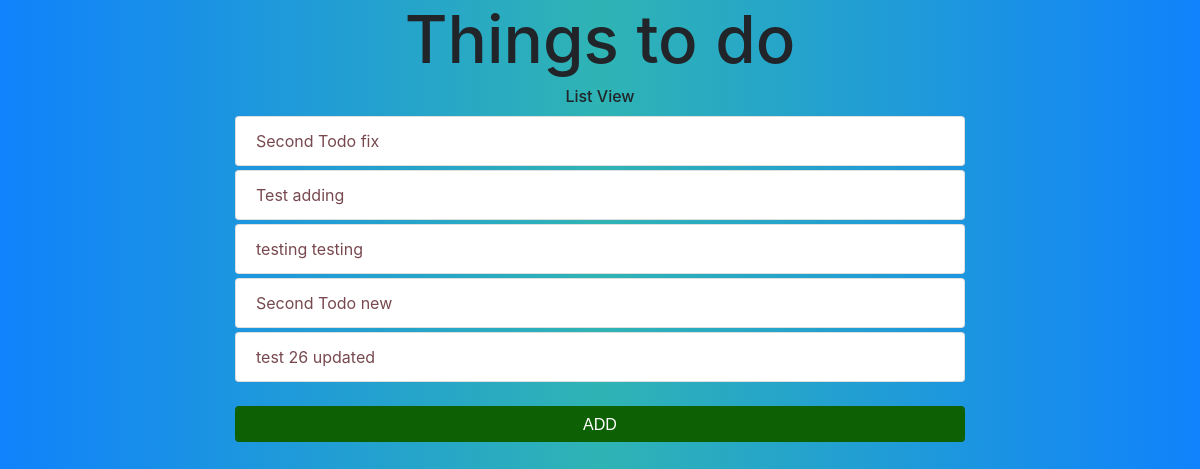
The app's page /, older data.
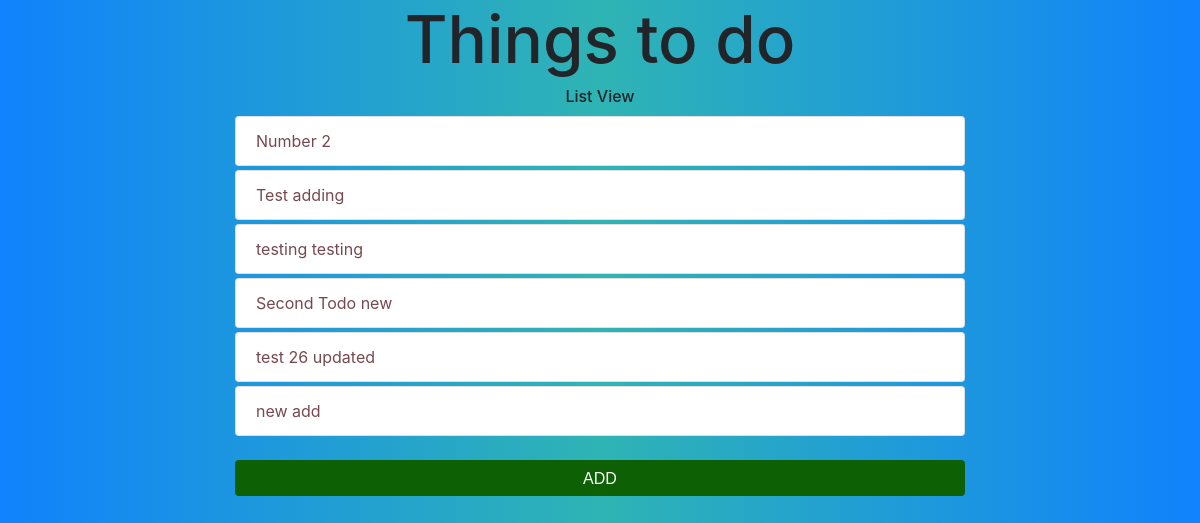
The same page, newer data.
### todoapp/models.py (models this page shows, shortened)
class Todo(models.Model):
    title = models.CharField(max_length=200)
    text = models.TextField()
    created_at = models.DateTimeField(default=datetime.now, blank=True)

### todoapp/views.py (the view)
# urls.py: url(r'^$', views.index, name='index'),
def index(request):
    todoapp = Todo.objects.all()[:100]
    context = {
        'todoapp': todoapp
    }
    return render(request, 'index.html', context)

### todoapp/templates/index.html
{% include 'partials/header.html' %}
<nav class="nav justify-content-center">
    <h6>List View</h6>
</nav>
<div class="container-fluid wrapper">
    <ul class="list-group">
        {% for todo in todoapp %}
            <li class="list-group-item"><a href="/todoapp/details/{{todo.id}}">{{todo.title}}</a></li>
        {% endfor %}
    </ul>
    <br>
    <div class="nav justify-content-center">
        <nav class="nav nav-pills nav-justified">
            <a class="nav-item nav-link button add-button" href="/todoapp/add">ADD</a>
        </nav>
    </div>
</div>
{% include 'partials/footer.html' %}

Row changes from the older to the newer data that the page shows:
changed Todo: title "Second Todo fix" → "Number 2"
added Todo: title "new add"
